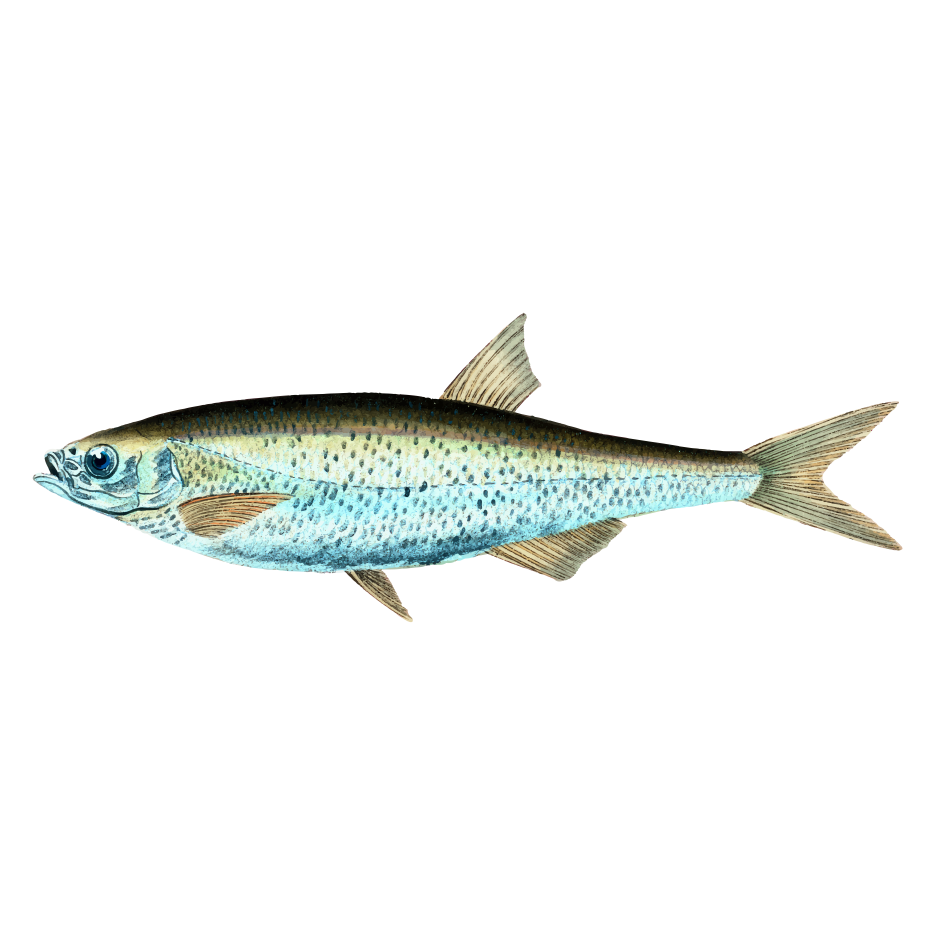
#> input picture images/26463.jpg, 4676 x 4675 px (shown at 1/5 size)
$ python detect_specimen.py ../images/26463.jpg
#> lines starting #> are read from the running program, lines starting #| are printed output that depends on the picture; after the words box and inside, x2 and y2 are one past the last pixel; in counts of white or black regions, pixels touching at a corner belong together
### backend/image_utils.py
"""Image utilities with EXIF orientation handling."""
import cv2
import numpy as np

try:
    from PIL import Image
    from PIL.ExifTags import TAGS
    HAS_PIL = True
except ImportError:
    HAS_PIL = False


def load_image(image_path):
    """Load image with EXIF orientation correction. Returns (image, width, height)."""
    if HAS_PIL:
        return _load_with_pil_exif(image_path)
    else:
        # Fallback to OpenCV without EXIF handling
        img = cv2.imread(image_path)
        if img is None:
            return None, 0, 0
        h, w = img.shape[:2]
        return img, w, h


def _load_with_pil_exif(image_path):
    """Load with PIL for EXIF handling, convert to OpenCV format."""
#> called with image_path = '../images/26463.jpg'
    try:
        pil_img = Image.open(image_path)
#> pil_img is the input picture: PIL image 4676x4675 RGB; mean R, G, B 242, 244.4, 242.4

        # Check for EXIF orientation
        try:
            exif = pil_img._getexif()
#> exif = 9 items
            if exif:
                # Find the orientation tag
                orientation_key = None
                for tag_id, tag_name in TAGS.items():
                    if tag_name == 'Orientation':
                        orientation_key = tag_id
                        break

                if orientation_key and orientation_key in exif:
                    orientation = exif[orientation_key]
#> orientation = 1

                    # Apply rotation/flip based on EXIF orientation
                    if orientation == 2:
                        pil_img = pil_img.transpose(Image.FLIP_LEFT_RIGHT)
                    elif orientation == 3:
                        pil_img = pil_img.rotate(180, expand=True)
                    elif orientation == 4:
                        pil_img = pil_img.transpose(Image.FLIP_TOP_BOTTOM)
                    elif orientation == 5:
                        pil_img = pil_img.rotate(-90, expand=True).transpose(Image.FLIP_LEFT_RIGHT)
                    elif orientation == 6:
                        pil_img = pil_img.rotate(-90, expand=True)
                    elif orientation == 7:
                        pil_img = pil_img.rotate(90, expand=True).transpose(Image.FLIP_LEFT_RIGHT)
                    elif orientation == 8:
                        pil_img = pil_img.rotate(90, expand=True)
        except (AttributeError, KeyError, IndexError):
            # No EXIF data or orientation tag
            pass

        # Convert to RGB if necessary (handles grayscale, RGBA, etc.)
        if pil_img.mode != 'RGB':
            pil_img = pil_img.convert('RGB')

        # Convert PIL image to OpenCV format (BGR)
        img_array = np.array(pil_img)
        img = cv2.cvtColor(img_array, cv2.COLOR_RGB2BGR)

        h, w = img.shape[:2]
#> h = 4675; w = 4676
        return img, w, h

    except Exception as e:
        print(f"Warning: PIL load failed for {image_path}: {e}")
        # Fallback to OpenCV
        img = cv2.imread(image_path)
        if img is None:
            return None, 0, 0
        h, w = img.shape[:2]
        return img, w, h


# [4 lines left out: function get_image_dimensions, not called in this run]


# [13 lines that do not run on import are left out]

### backend/detect_specimen.py
import cv2
import numpy as np
import os
import sys
from image_utils import load_image


# [301 lines left out: functions _infer_session_dir_from_model_path, _load_head_tail_ids_for_model, _load_landmark_order_for_model, _extract_orientation_hint, _orientation_from_class_name, detect_with_yolo and 1 more, not called in this run]


def detect_specimen(image_path, margin=20, yolo_model_path=None):
    """
    Detect specimen bounding box. Returns dict with box coordinates.
    If yolo_model_path is provided, tries YOLO detection first and falls
    back to OpenCV contours only if YOLO finds nothing.
    """
    # Try YOLO first if a model path is provided
    if yolo_model_path:
        yolo_result = detect_with_yolo(image_path, yolo_model_path, margin=margin)
        if yolo_result is not None:
            return yolo_result

    img, w, h = load_image(image_path)
#> w = 4676; h = 4675
    if img is None:
        return None

    # Resize large images for faster processing
    max_dim = 1000
    scale = 1.0
    if max(w, h) > max_dim:
        scale = max_dim / max(w, h)
#> scale = 0.214
        img_small = cv2.resize(img, None, fx=scale, fy=scale, interpolation=cv2.INTER_AREA)
    else:
        img_small = img

    sh, sw = img_small.shape[:2]
#> sh = 1000; sw = 1000

    # Area thresholds (on scaled image)
    min_area = sw * sh * 0.08
#> min_area = 80000
    max_area = sw * sh * 0.85
#> max_area = 850000

    # Center of image for scoring
    cx, cy = sw // 2, sh // 2
#> cx = 500; cy = 500

    def score_contour(contour):
        """Score based on area and center proximity."""
        area = cv2.contourArea(contour)
        if area < min_area or area > max_area:
            return -1

        x, y, bw, bh = cv2.boundingRect(contour)
        box_cx, box_cy = x + bw // 2, y + bh // 2

        # Center distance score
        max_dist = np.sqrt(cx**2 + cy**2)
        center_dist = np.sqrt((box_cx - cx)**2 + (box_cy - cy)**2)
        center_score = 1 - (center_dist / max_dist)

        # Area score
        area_score = min(area / (sw * sh * 0.4), 1.0)

        return (area_score * 0.5) + (center_score * 0.5)

    def find_best_contour(contours):
        if not contours:
            return None
        scored = [(c, score_contour(c)) for c in contours]
        valid = [(c, s) for c, s in scored if s > 0]
        if valid:
            return max(valid, key=lambda x: x[1])[0]
        return None

    best_contour = None
    best_score = -1

    # Preprocess
    gray = cv2.cvtColor(img_small, cv2.COLOR_BGR2GRAY)
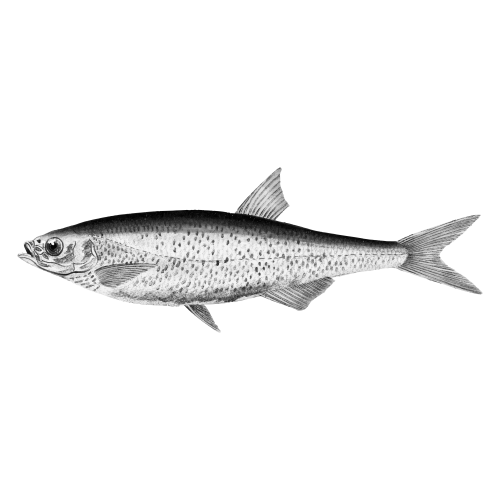
#> gray: shape (1000, 1000) (shown at 1/2 size); min 2, max 255, mean 243.5
    blurred = cv2.GaussianBlur(gray, (5, 5), 0)

    # Strategy 1: Edge detection (fast and effective)
    edges = cv2.Canny(blurred, 50, 150)
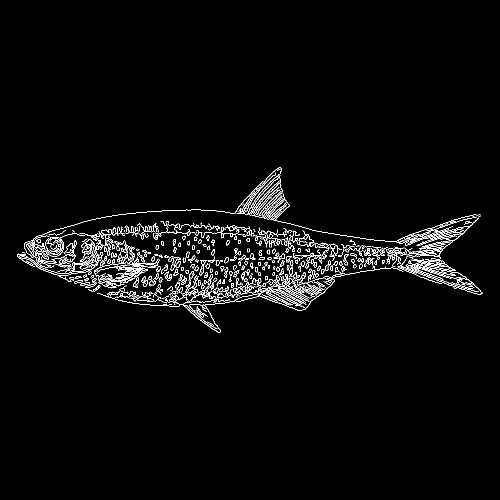
#> edges: shape (1000, 1000) (shown at 1/2 size); 2.6% white in thin lines or dots, all inside (x1, y1, x2, y2) = (35, 334, 965, 665)
    kernel = np.ones((5, 5), np.uint8)
    dilated = cv2.dilate(edges, kernel, iterations=2)
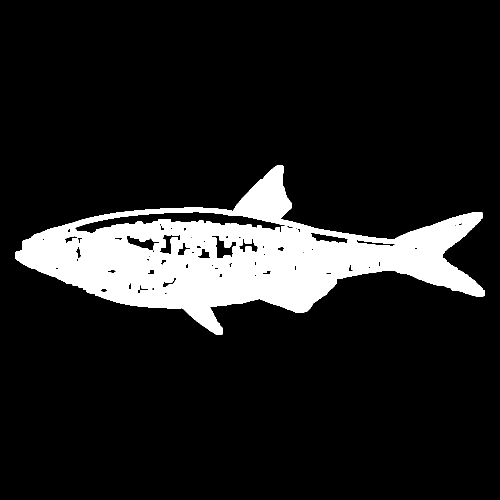
#> dilated: shape (1000, 1000) (shown at 1/2 size); 12.3% white; 1 white region, box (x1, y1, x2, y2) and area: (31, 330, 969, 669) 123271
    dilated = cv2.morphologyEx(dilated, cv2.MORPH_CLOSE, kernel)
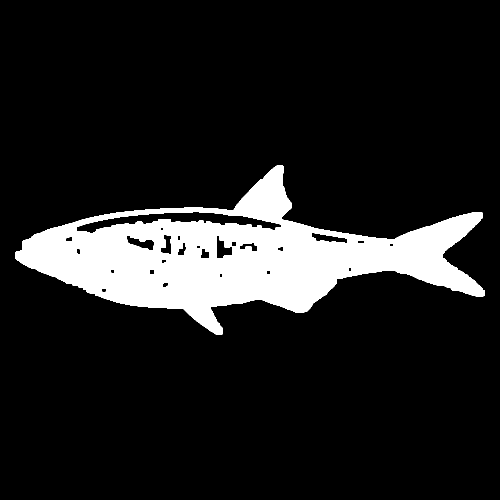
#> dilated: shape (1000, 1000) (shown at 1/2 size); 12.5% white; 1 white region
    contours, _ = cv2.findContours(dilated, cv2.RETR_EXTERNAL, cv2.CHAIN_APPROX_SIMPLE)
#> contours = 1 contour; box (x1, y1, x2, y2) and area: (31, 330, 969, 669) 135294
    candidate = find_best_contour(contours)
#> in find_best_contour, `scored = [(c, score_contour(c)) for c in contours]`: scored = 1 item
#> candidate = contour of 973 points, box (x1, y1, x2, y2) (31, 330, 969, 669), area 135294
    if candidate is not None:
        s = score_contour(candidate)
#> s = 0.668
        if s > best_score:
            best_contour = candidate
#> best_contour has the same summary as candidate
            best_score = s
#> best_score = 0.668

    # Strategy 2: Otsu thresholding
    _, thresh = cv2.threshold(blurred, 0, 255, cv2.THRESH_BINARY_INV + cv2.THRESH_OTSU)
#> thresh: shape (1000, 1000); 7% white; 251 white regions (98 under 20 px), largest, box (x1, y1, x2, y2) and area: (39, 335, 963, 588) 44545, (223, 546, 667, 661) 12601, (189, 515, 319, 575) 3804
    thresh = cv2.morphologyEx(thresh, cv2.MORPH_CLOSE, kernel)
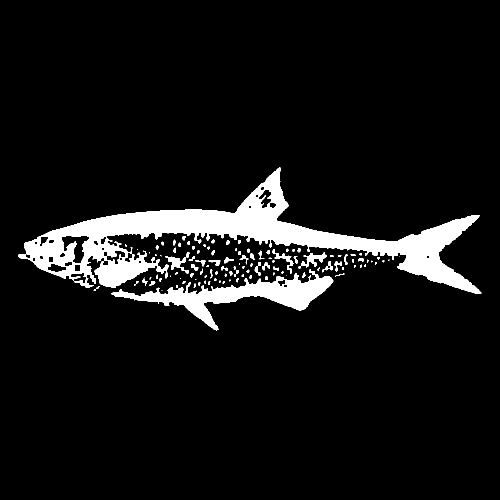
#> thresh: shape (1000, 1000) (shown at 1/2 size); 7.6% white; 119 white regions (41 under 20 px)
    contours, _ = cv2.findContours(thresh, cv2.RETR_EXTERNAL, cv2.CHAIN_APPROX_SIMPLE)
#> contours = 119 contours, 69 with area under 20; largest, box (x1, y1, x2, y2) and area: (36, 335, 963, 588) 58753, (223, 539, 667, 661) 13762, (603, 504, 654, 535) 505, (330, 512, 378, 547) 496, (545, 498, 587, 548) 327
    candidate = find_best_contour(contours)
    if candidate is not None:
        s = score_contour(candidate)
        if s > best_score:
            best_contour = candidate
            best_score = s

    # Strategy 3: Inverted Otsu
    _, thresh = cv2.threshold(blurred, 0, 255, cv2.THRESH_BINARY + cv2.THRESH_OTSU)
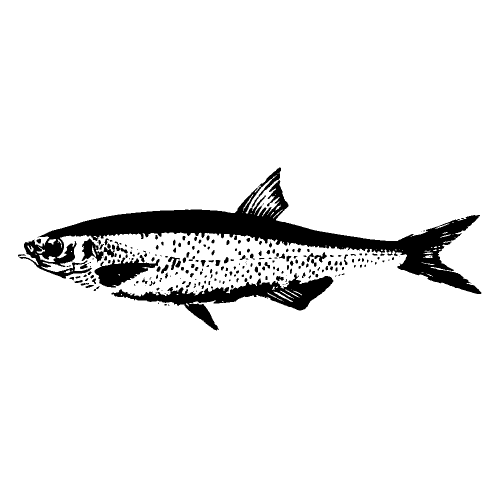
#> thresh: shape (1000, 1000) (shown at 1/2 size); 93% white; 251 black regions (98 under 20 px), largest, box (x1, y1, x2, y2) and area: (39, 335, 963, 588) 44545, (223, 546, 667, 661) 12601, (189, 515, 319, 575) 3804
    thresh = cv2.morphologyEx(thresh, cv2.MORPH_CLOSE, kernel)
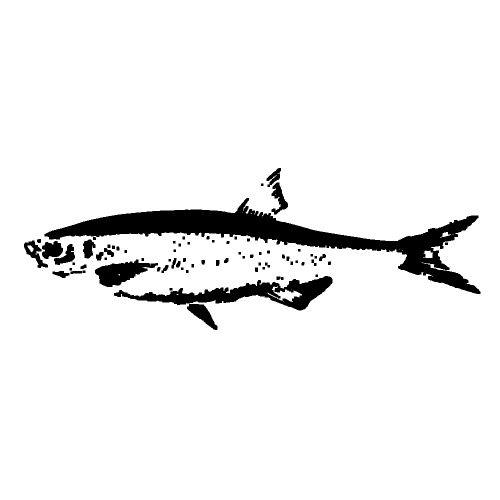
#> thresh: shape (1000, 1000) (shown at 1/2 size); 94% white; 74 black regions, largest, box (x1, y1, x2, y2) and area: (89, 396, 961, 588) 36256, (228, 552, 665, 621) 10358, (190, 519, 316, 574) 3556
    contours, _ = cv2.findContours(thresh, cv2.RETR_EXTERNAL, cv2.CHAIN_APPROX_SIMPLE)
#> contours = [[[0, 0], [0, 999], [999, 999], [999, 0]]]
    candidate = find_best_contour(contours)
    if candidate is not None:
        s = score_contour(candidate)
        if s > best_score:
            best_contour = candidate
            best_score = s

    # Strategy 4: Saliency (if available and score still low)
    if best_score < 0.4:
        try:
            saliency = cv2.saliency.StaticSaliencySpectralResidual_create()
            success, saliency_map = saliency.computeSaliency(img_small)
            if success:
                saliency_map = (saliency_map * 255).astype(np.uint8)
                _, thresh = cv2.threshold(saliency_map, 0, 255, cv2.THRESH_BINARY + cv2.THRESH_OTSU)
                thresh = cv2.morphologyEx(thresh, cv2.MORPH_CLOSE, kernel)
                contours, _ = cv2.findContours(thresh, cv2.RETR_EXTERNAL, cv2.CHAIN_APPROX_SIMPLE)
                candidate = find_best_contour(contours)
                if candidate is not None:
                    s = score_contour(candidate)
                    if s > best_score:
                        best_contour = candidate
                        best_score = s
        except:
            pass

    # If detection weak, use center 70% as fallback
    if best_contour is None or best_score < 0.25:
        # Center-weighted fallback
        margin_x = int(w * 0.15)
        margin_y = int(h * 0.15)
        return {
            'left': margin_x,
            'top': margin_y,
            'right': w - margin_x,
            'bottom': h - margin_y,
            'width': w - 2 * margin_x,
            'height': h - 2 * margin_y
        }

    # Scale bounding box back to original size
    x, y, bw, bh = cv2.boundingRect(best_contour)
#> x = 31; y = 330; bw = 938; bh = 339
    x = int(x / scale)
#> x = 144
    y = int(y / scale)
#> y = 1543
    bw = int(bw / scale)
#> bw = 4386
    bh = int(bh / scale)
#> bh = 1585

    # Add margin
    left = max(0, x - margin)
#> left = 124
    top = max(0, y - margin)
#> top = 1523
    right = min(w, x + bw + margin)
#> right = 4550
    bottom = min(h, y + bh + margin)
#> bottom = 3148

    return {
        'left': left,
        'top': top,
        'right': right,
        'bottom': bottom,
        'width': right - left,
        'height': bottom - top
    }


# [283 lines left out: functions detect_multiple_specimens, check_detection_available, not called in this run]


if __name__ == "__main__":
    import json

    if len(sys.argv) < 2:
        print("Usage: python detect_specimen.py <image_path> [--yolo-model <path>] [--multi] [min_area_ratio] | --check")
        sys.exit(1)

    if sys.argv[1] == "--check":
        # Check detection availability
        print(json.dumps(check_detection_available()))
        sys.exit(0)

    # Parse --yolo-model flag
    yolo_model = None
    args = sys.argv[1:]
    if "--yolo-model" in args:
        idx = args.index("--yolo-model")
        if idx + 1 < len(args):
            yolo_model = args[idx + 1]
            args = args[:idx] + args[idx + 2:]

    image_path = args[0]

    if "--multi" in args:
        min_area = 0.02
        for a in args[1:]:
            try:
                min_area = float(a)
                break
            except ValueError:
                pass
        result = detect_multiple_specimens(image_path, min_area_ratio=min_area,
                                           yolo_model_path=yolo_model)
        print(json.dumps(result, indent=2))
    elif len(args) >= 2 and not args[1].startswith("--"):
        # Legacy: min_area_ratio as positional arg → multi detection
        min_area = float(args[1])
        result = detect_multiple_specimens(image_path, min_area_ratio=min_area,
                                           yolo_model_path=yolo_model)
        print(json.dumps(result, indent=2))
    else:
        # Single specimen detection
        result = detect_specimen(image_path, yolo_model_path=yolo_model)
#> result = {'left': 124, 'top': 1523, 'right': 4550, 'bottom': 3148, 'width': 4426, 'height': 1625}
        print(json.dumps(result))
#| {"left": 124, "top": 1523, "right": 4550, "bottom": 3148, "width": 4426, "height": 1625}
